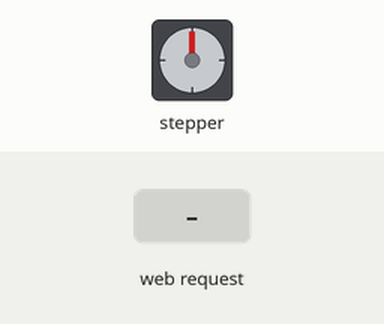
A sketch run on a simulated ESP8266 (NodeMCU). Parts: stepper motor. Inputs (shaded band) come from the test bench. WiFi joins after 1.5 s; servers stay silent unless stated; stepper angles assume 2048 steps per turn; what the sketch prints to the serial monitor is not drawn.

Above: at 2.7 s.
2.8 s: HTTP request GET /motor?degrees=1 received
At 4.6 s:
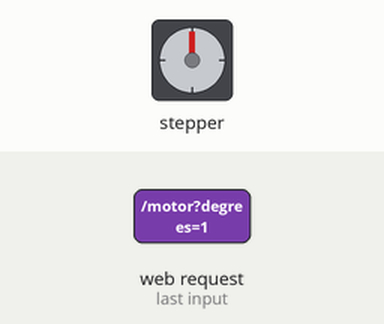
5.8 s: HTTP request GET /motor?degrees=120 received
11.8 s: HTTP request GET /motor received
At 13.0 s:
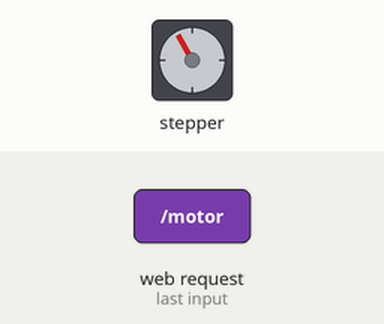
13.3 s: HTTP request GET /motor?direction=120&degrees=120 received
At 15.5 s:
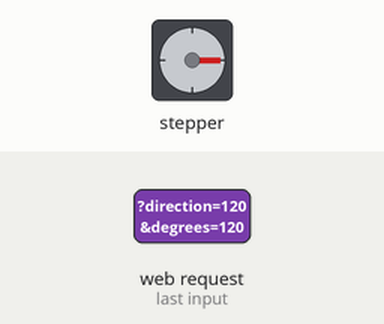
Timing chart, 0 to 20.3 s (numbered marks = the images above; inputs shaded):
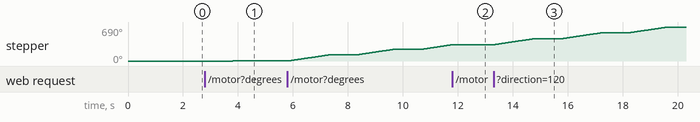

The sketch:

sketch_dec12a.ino
```cpp
#include <ESP8266WiFi.h>
#include <ESP8266WebServer.h>
#include <ESP8266mDNS.h>
#include <Stepper.h>

// Thông tin WiFi
const char* ssid = "TUHOC_KHU_A";
const char* password = "";

// Biến trạng thái động cơ
int remainingSteps = 0;    // Số bước còn lại để quay
bool nguocchieu = false;   // Hướng quay (true = ngược chiều kim đồng hồ)
bool isMotorRunning = false; // Trạng thái động cơ (đang quay hoặc không)
int step = 0;

// Cấu hình động cơ bước
const int stepsPerRevolution = 2048; // Số bước cho mỗi vòng quay của động cơ 28BYJ-48
Stepper myStepper(stepsPerRevolution, D1, D3, D2, D4);

// Cấu hình cảm biến ánh sáng
const int lightSensorPin = A0; // Chân analog cảm biến ánh sáng

// Tạo server
ESP8266WebServer server(80);

// Hàm đọc giá trị cảm biến ánh sáng
int readLightSensor() {
  return analogRead(lightSensorPin); // Đọc giá trị từ chân analog
}

// Giao diện HTML
void handleRoot() {
  int lightValue = readLightSensor(); // Lấy giá trị cảm biến ánh sáng
  String HTML = "<!DOCTYPE html>\
  <html lang='vi'>\
  <head>\
  <meta charset='UTF-8'>\
  <meta name='viewport' content='width=device-width, initial-scale=1.0'>\
  <title>Điều Khiển Động Cơ & Cảm Biến</title>\
  <style>\
  body { font-family: Arial, sans-serif; text-align: center; background-color: #f0f8ff; margin: 0; padding: 0; }\
  h1 { color: #333; margin-top: 20px; }\
  .status { font-size: 20px; color: #007bff; margin-bottom: 20px; }\
  .input { margin: 20px 0; font-size: 18px; padding: 10px; width: 80px; text-align: center; }\
  .btn { display: inline-block; padding: 10px 20px; font-size: 18px; color: white; background-color: #007bff; border: none; border-radius: 5px; cursor: pointer; }\
  .btn:hover { background-color: #0056b3; }\
  </style>\
  <script>\
  function rotateMotor(direction) {\
    var degrees = document.getElementById('degreesInput').value;\
    var xhttp = new XMLHttpRequest();\
    xhttp.open('GET', '/motor?direction=' + direction + '&degrees=' + degrees, true);\
    xhttp.send();\
  }\
  function refreshLight() {\
    var xhttp = new XMLHttpRequest();\
    xhttp.onreadystatechange = function() {\
      if (this.readyState == 4 && this.status == 200) {\
        document.getElementById('lightValue').innerHTML = 'Giá trị cảm biến ánh sáng: ' + this.responseText;\
      }\
    };\
    xhttp.open('GET', '/light', true);\
    xhttp.send();\
  }\
  setInterval(refreshLight, 1000);\
  </script>\
  </head>\
  <body>\
  <h1>Điều Khiển Động Cơ & Cảm Biến Ánh Sáng</h1>\
  <input type='number' id='degreesInput' class='input' min='0' max='360' placeholder='Nhập số độ quay'>\
  <button class='btn' onclick='rotateMotor(\"cw\")'>Quay Cùng Chiều Kim Đồng Hồ</button>\
  <button class='btn' onclick='rotateMotor(\"ccw\")'>Quay Ngược Chiều Kim Đồng Hồ</button>\
  <div class='status' id='lightValue'>Giá trị cảm biến ánh sáng: " + String(lightValue) + "</div>\
  </body>\
  </html>";

  server.send(200, "text/html", HTML);
}

// Điều khiển động cơ bước
void motorControl() {
  String direction = server.arg("direction");
  String degreesArg = server.arg("degrees");
  int degrees = degreesArg.toInt();
  int steps = (stepsPerRevolution * degrees) / 360;
  step = steps;
  if (steps > 0) {
    nguocchieu = (direction == "ccw");
    remainingSteps = steps;
    isMotorRunning = true;
    String chieu;
    if (nguocchieu) {
      chieu = "ngược";
    }
    else {
      chieu = "cùng";
    }
    server.send(200, "text/plain", "Động cơ quay " + chieu + " chiều kim đồng hồ " + String(degrees) + " độ");
  } else {
    server.send(400, "text/plain", "Số độ không hợp lệ");
  }
}

// Trả về giá trị cảm biến ánh sáng
void handleLightSensor() {
  int lightValue = readLightSensor();
  server.send(200, "text/plain", String(lightValue));
}

void handleNotFound() {
  server.send(404, "text/plain", "Không tìm thấy trang yêu cầu");
}

void setup() {
  myStepper.setSpeed(15); // Tốc độ động cơ
  Serial.begin(9600);
  Serial.println("Động Cơ Bước & Cảm Biến Ánh Sáng");

  // Kết nối WiFi
  WiFi.mode(WIFI_STA);
  WiFi.begin(ssid, password);
  Serial.println("Đang kết nối WiFi...");

  while (WiFi.status() != WL_CONNECTED) {
    delay(500);
    Serial.print(".");
  }
  Serial.println("\nĐã kết nối WiFi");
  Serial.print("Địa chỉ IP: ");
  Serial.println(WiFi.localIP());

  // Khởi tạo dịch vụ MDNS
  if (MDNS.begin("motorESP8266")) {
    Serial.println("MDNS responder started");
  }

  server.on("/", handleRoot);                  // Giao diện chính
  server.on("/motor", HTTP_GET, motorControl); // Điều khiển động cơ bước
  server.on("/light", HTTP_GET, handleLightSensor); // Giá trị cảm biến ánh sáng
  server.onNotFound(handleNotFound);          // Xử lý trang lỗi
  server.begin();
  Serial.println("HTTP server started");
}

void loop() {
  server.handleClient();
  MDNS.update();
  // Kiểm tra nếu động cơ đang hoạt động
  if (isMotorRunning && remainingSteps > 0) {
    myStepper.step(nguocchieu ? -1 : 1); // Quay từng bước
    remainingSteps--;                   // Giảm số bước còn lại
    // Nếu đã hoàn thành lượt quay
    if (remainingSteps == 0 && step != 0) {
      remainingSteps = step;
      delay(1000); // Dừng 1 giây trước khi chờ lệnh mới
    }
  }
  if (step == 0) {
    isMotorRunning = false;
  }
}
```

Measured:
- after the input at 2.8 s, stepper: goes 1° 1.0 s, then 2°, starting after 1.0 s
- after the input at 11.8 s, stepper: goes on until 11.8 s, then stays 331°
- after the input at 13.3 s, stepper: turns 120° clockwise in 1.4 s, then 119° clockwise in 1.4 s, then 120° clockwise in 1.4 s
